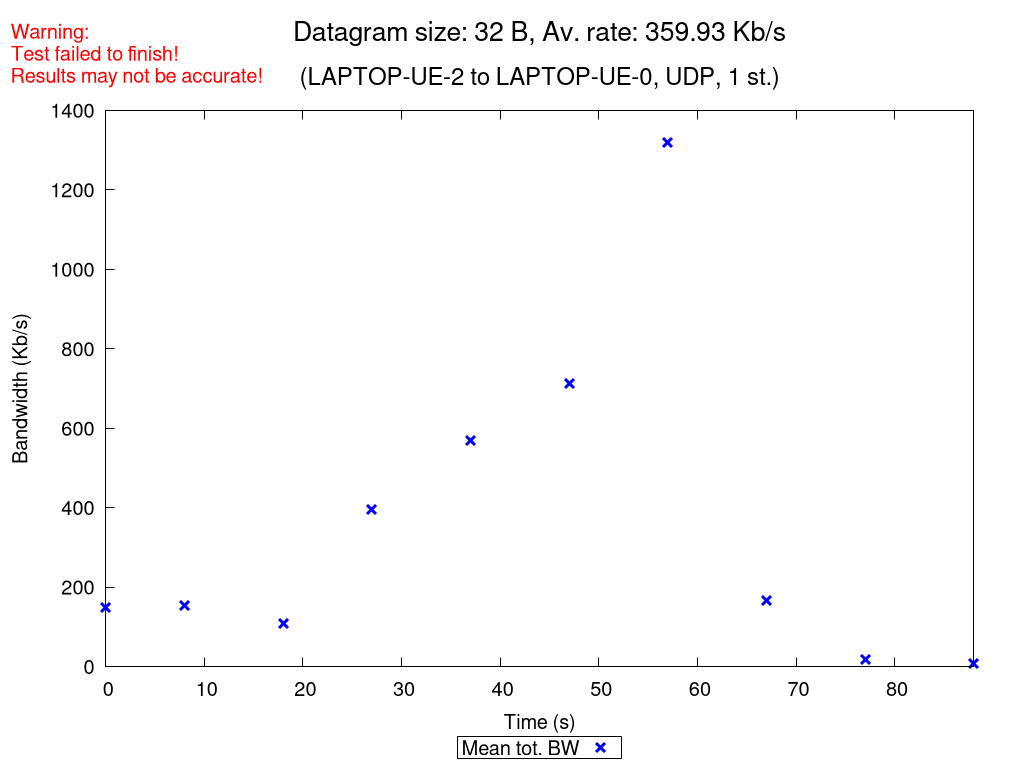

This figure's gnuplot source:
set terminal pngcairo nocrop enhanced size 1024,768 font "Verdana,15"
set output "UDP_1_st_2020_10_18_02-06-25_two2one_00032B.png"

set title "{/=20 Datagram size: 32 B, Av. rate: 359.93 Kb/s}\n\n{/=18 (LAPTOP-UE-2 to LAPTOP-UE-0, UDP, 1 st.)}"
set label "Warning:\nTest failed to finish!\nResults may not be accurate!" at screen 0.01, screen 0.96 tc rgb "red"

set xlabel "Time (s)"
set ylabel "Bandwidth (Kb/s)"
set ytics nomirror
set key bmargin center horizontal box samplen 1 width -1
set bmargin 4.6
set rmargin 4.5

rf = 1000.0  # rate factor
set style fill transparent solid 0.2 noborder
set autoscale xfix
plot "UDP_1_st_2020_10_18_02-06-25_two2one_00032B_iperf_processed.dat" using 1:($2/rf-$3/rf):($2/rf+$3/rf) with filledcurves lc rgb "blue" notitle, \
     "" using 1:($2/rf) with points pt 2 ps 1.5 lw 3 lc rgb "blue" title "Mean tot. BW", \
